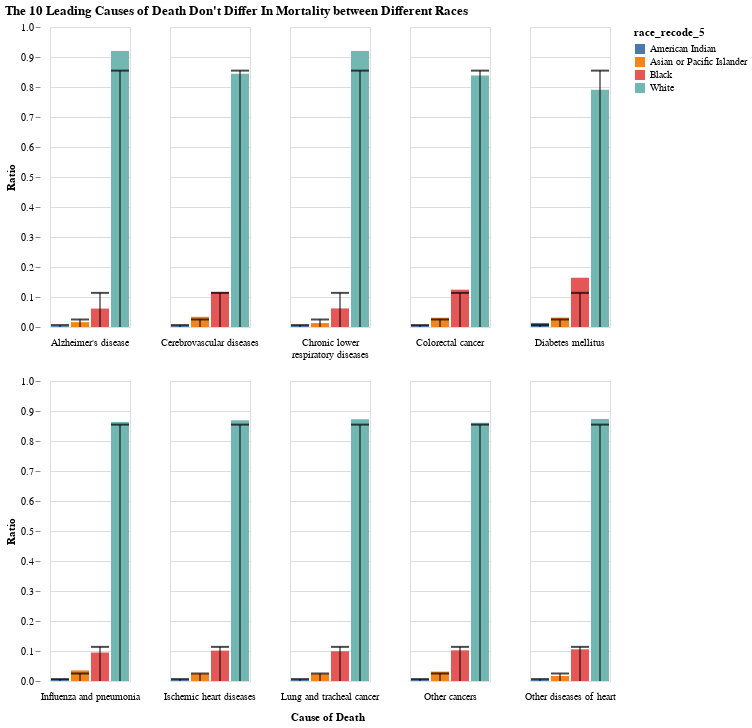

The notebook cell this image was saved under:
### Code cell
title = "The 10 Leading Causes of Death Don't Differ In Mortality between Different Races"

bars = alt.Chart().mark_bar().encode(
    x=alt.X('race_recode_5:N',
            axis=alt.Axis(title="", labels=False,ticks=False)),
    y=alt.Y('ratio_x:Q', axis=alt.Axis(title="Ratio")),
    color='race_recode_5:N'
)

line = alt.Chart().mark_rule(fill="black").encode(
    x='race_recode_5:N',
    y='ratio_y:Q'
)

ticks = alt.Chart().mark_tick(fill="black", thickness=2).encode(
    x='race_recode_5:N',
    y='ratio_y:Q'
)

alt.layer(bars, line, ticks, data=top_race_causes).facet(
    facet=alt.Facet('39_cause_recode:N', 
                    header=alt.Header(title="Cause of Death", 
                                        titleOrient="bottom",
                                        labelOrient="bottom")),
    columns=5,
    title=title
).configure(
    lineBreak="\n"
).configure_axis(
    domain=False
)

### Figure 1 — Vega-Lite specification as saved in the notebook (floating-point values rounded to 4 significant figures)
{"config": {"view": {"continuousWidth": 400, "continuousHeight": 300}, "axis": {"domain": false}, "lineBreak": "\n"}, "data": {"name": "data-2ecab5ecab2f4f6830ac2aaad4bb1cbf"}, "facet": {"type": "nominal", "field": "39_cause_recode", "header": {"labelOrient": "bottom", "title": "Cause of Death", "titleOrient": "bottom"}}, "spec": {"layer": [{"mark": "bar", "encoding": {"color": {"type": "nominal", "field": "race_recode_5"}, "x": {"type": "nominal", "axis": {"labels": false, "ticks": false, "title": ""}, "field": "race_recode_5"}, "y": {"type": "quantitative", "axis": {"title": "Ratio"}, "field": "ratio_x"}}}, {"mark": {"type": "rule", "fill": "black"}, "encoding": {"x": {"type": "nominal", "field": "race_recode_5"}, "y": {"type": "quantitative", "field": "ratio_y"}}}, {"mark": {"type": "tick", "fill": "black", "thickness": 2}, "encoding": {"x": {"type": "nominal", "field": "race_recode_5"}, "y": {"type": "quantitative", "field": "ratio_y"}}}]}, "columns": 5, "title": "The 10 Leading Causes of Death Don't Differ In Mortality between Different Races", "$schema": "https://vega.github.io/schema/vega-lite/v4.8.1.json", "datasets": {"data-2ecab5ecab2f4f6830ac2aaad4bb1cbf": [{"39_cause_recode": "Alzheimer's disease", "race_recode_5": "American Indian", "ratio_x": 0.002917, "count": 98051, "ratio_y": 0.006555}, {"39_cause_recode": "Cerebrovascular diseases", "race_recode_5": "American Indian", "ratio_x": 0.004874, "count": 98051, "ratio_y": 0.006555}, {"39_cause_recode": "Chronic lower\nrespiratory diseases", "race_recode_5": "American Indian", "ratio_x": 0.00533, "count": 98051, "ratio_y": 0.006555}, {"39_cause_recode": "Colorectal cancer", "race_recode_5": "American Indian", "ratio_x": 0.006234, "count": 98051, "ratio_y": 0.006555}, {"39_cause_recode": "Diabetes mellitus", "race_recode_5": "American Indian", "ratio_x": 0.01358, "count": 98051, "ratio_y": 0.006555}, {"39_cause_recode": "Influenza and pneumonia", "race_recode_5": "American Indian", "ratio_x": 0.006747, "count": 98051, "ratio_y": 0.006555}, {"39_cause_recode": "Ischemic heart diseases", "race_recode_5": "American Indian", "ratio_x": 0.005343, "count": 98051, "ratio_y": 0.006555}, {"39_cause_recode": "Lung and tracheal cancer", "race_recode_5": "American Indian", "ratio_x": 0.005116, "count": 98051, "ratio_y": 0.006555}, {"39_cause_recode": "Other cancers", "race_recode_5": "American Indian", "ratio_x": 0.005916, "count": 98051, "ratio_y": 0.006555}, {"39_cause_recode": "Other diseases of heart", "race_recode_5": "American Indian", "ratio_x": 0.004667, "count": 98051, "ratio_y": 0.006555}, {"39_cause_recode": "Alzheimer's disease", "race_recode_5": "Asian or Pacific Islander", "ratio_x": 0.01613, "count": 374525, "ratio_y": 0.02504}, {"39_cause_recode": "Cerebrovascular diseases", "race_recode_5": "Asian or Pacific Islander", "ratio_x": 0.03408, "count": 374525, "ratio_y": 0.02504}, {"39_cause_recode": "Chronic lower\nrespiratory diseases", "race_recode_5": "Asian or Pacific Islander", "ratio_x": 0.01311, "count": 374525, "ratio_y": 0.02504}, {"39_cause_recode": "Colorectal cancer", "race_recode_5": "Asian or Pacific Islander", "ratio_x": 0.03104, "count": 374525, "ratio_y": 0.02504}, {"39_cause_recode": "Diabetes mellitus", "race_recode_5": "Asian or Pacific Islander", "ratio_x": 0.03137, "count": 374525, "ratio_y": 0.02504}, {"39_cause_recode": "Influenza and pneumonia", "race_recode_5": "Asian or Pacific Islander", "ratio_x": 0.03531, "count": 374525, "ratio_y": 0.02504}, {"39_cause_recode": "Ischemic heart diseases", "race_recode_5": "Asian or Pacific Islander", "ratio_x": 0.02391, "count": 374525, "ratio_y": 0.02504}, {"39_cause_recode": "Lung and tracheal cancer", "race_recode_5": "Asian or Pacific Islander", "ratio_x": 0.02354, "count": 374525, "ratio_y": 0.02504}, {"39_cause_recode": "Other cancers", "race_recode_5": "Asian or Pacific Islander", "ratio_x": 0.03134, "count": 374525, "ratio_y": 0.02504}, {"39_cause_recode": "Other diseases of heart", "race_recode_5": "Asian or Pacific Islander", "ratio_x": 0.01662, "count": 374525, "ratio_y": 0.02504}, {"39_cause_recode": "Alzheimer's disease", "race_recode_5": "Black", "ratio_x": 0.06137, "count": 1701963, "ratio_y": 0.1138}, {"39_cause_recode": "Cerebrovascular diseases", "race_recode_5": "Black", "ratio_x": 0.1172, "count": 1701963, "ratio_y": 0.1138}, {"39_cause_recode": "Chronic lower\nrespiratory diseases", "race_recode_5": "Black", "ratio_x": 0.06196, "count": 1701963, "ratio_y": 0.1138}, {"39_cause_recode": "Colorectal cancer", "race_recode_5": "Black", "ratio_x": 0.1244, "count": 1701963, "ratio_y": 0.1138}, {"39_cause_recode": "Diabetes mellitus", "race_recode_5": "Black", "ratio_x": 0.1643, "count": 1701963, "ratio_y": 0.1138}, {"39_cause_recode": "Influenza and pneumonia", "race_recode_5": "Black", "ratio_x": 0.09495, "count": 1701963, "ratio_y": 0.1138}, {"39_cause_recode": "Ischemic heart diseases", "race_recode_5": "Black", "ratio_x": 0.1013, "count": 1701963, "ratio_y": 0.1138}, {"39_cause_recode": "Lung and tracheal cancer", "race_recode_5": "Black", "ratio_x": 0.09924, "count": 1701963, "ratio_y": 0.1138}, {"39_cause_recode": "Other cancers", "race_recode_5": "Black", "ratio_x": 0.1022, "count": 1701963, "ratio_y": 0.1138}, {"39_cause_recode": "Other diseases of heart", "race_recode_5": "Black", "ratio_x": 0.1055, "count": 1701963, "ratio_y": 0.1138}, {"39_cause_recode": "Alzheimer's disease", "race_recode_5": "White", "ratio_x": 0.9196, "count": 12784639, "ratio_y": 0.8546}, {"39_cause_recode": "Cerebrovascular diseases", "race_recode_5": "White", "ratio_x": 0.8439, "count": 12784639, "ratio_y": 0.8546}, {"39_cause_recode": "Chronic lower\nrespiratory diseases", "race_recode_5": "White", "ratio_x": 0.9196, "count": 12784639, "ratio_y": 0.8546}, {"39_cause_recode": "Colorectal cancer", "race_recode_5": "White", "ratio_x": 0.8383, "count": 12784639, "ratio_y": 0.8546}, {"39_cause_recode": "Diabetes mellitus", "race_recode_5": "White", "ratio_x": 0.7908, "count": 12784639, "ratio_y": 0.8546}, {"39_cause_recode": "Influenza and pneumonia", "race_recode_5": "White", "ratio_x": 0.863, "count": 12784639, "ratio_y": 0.8546}, {"39_cause_recode": "Ischemic heart diseases", "race_recode_5": "White", "ratio_x": 0.8694, "count": 12784639, "ratio_y": 0.8546}, {"39_cause_recode": "Lung and tracheal cancer", "race_recode_5": "White", "ratio_x": 0.8721, "count": 12784639, "ratio_y": 0.8546}, {"39_cause_recode": "Other cancers", "race_recode_5": "White", "ratio_x": 0.8605, "count": 12784639, "ratio_y": 0.8546}, {"39_cause_recode": "Other diseases of heart", "race_recode_5": "White", "ratio_x": 0.8732, "count": 12784639, "ratio_y": 0.8546}]}}
